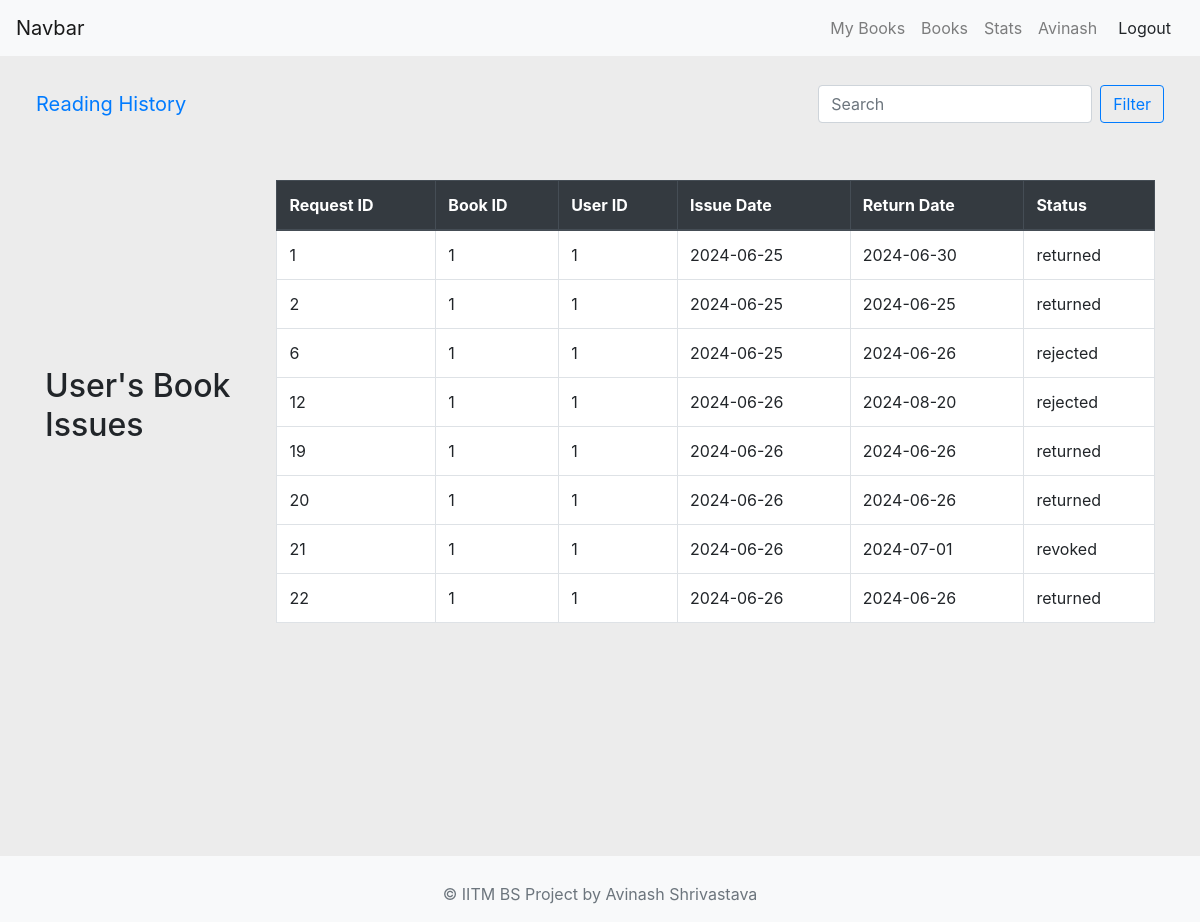
Page /viewbookhistory/1/1 on the committed database.
### application/models.py (models this page shows)
class User(db.Model):
    id = db.Column(db.Integer, primary_key=True)
    name = db.Column(db.String(100), nullable=False)
    role = db.Column(db.String(20), default = 'user') # librarian or student
    password = db.Column(db.String(100), nullable=False)
    books = db.relationship('Book', backref='users', lazy=True, secondary = 'book_issue') # relationship with Book

class BookIssue(db.Model):
    request_id = db.Column(db.Integer, primary_key=True)
    book_id = db.Column(db.Integer, db.ForeignKey('book.id'), nullable=False)
    user_id = db.Column(db.Integer, db.ForeignKey('user.id'), nullable=False)
    issue_date = db.Column(db.DateTime, nullable=True)
    return_date = db.Column(db.DateTime, nullable=True)
    status = db.Column(db.String(20), default='available')  # available, issued, or hold, or returned
    feedback = db.Column(db.Text, nullable=True)
    book = db.relationship('Book', backref='issues', lazy=True)
    user = db.relationship('User', backref='book_issues', lazy=True)

### application/controllers.py (the view)
@app.route('/viewbookhistory/<int:user_id>/<int:book_id>', methods=['GET', 'POST'])
def view_book_history(user_id, book_id):
    book_issues = BookIssue.query.filter_by(user_id=user_id, book_id=book_id).all()
    user = User.query.get(user_id)
    return render_template('user_book_history.html', book_issues=book_issues, user = user)

### templates/user_book_history.html (shortened to what this page needs)
<!DOCTYPE html>
<html lang="en">
<head>
    <link rel="stylesheet" href="../static/css/dashboard.css">
    <link rel="stylesheet" href="https://cdn.jsdelivr.net/npm/bootstrap@4.6.2/dist/css/bootstrap.min.css"
>
</head>
<body>
  <nav class="navbar navbar-expand-md navbar-light bg-light">
    <a class="navbar-brand" href="#">Navbar</a>
    <div class="collapse navbar-collapse justify-content-end" id="navbarNavAltMarkup">
      <div class="navbar-nav">
        <a class="nav-link" href="/user/{{user.id}}">My Books</a>
        <a class="nav-link" href="/books{{user.id}}">Books</a>
        <a class="nav-link" href="/userstats">Stats</a>
        <a class="nav-link" href="/userprofile/{{user.id}}">{{user.name}}</a>
      </div>
      <div class="d-flex align-items-center">
        <a href="/login" class="btn btn-light">Logout</a>
      </div>
    </div>
  </nav>
    <div class="main">
        <div class="navbar">
            <a class="navbar-brand">Reading History</a>
            <form class="form-inline">
                <input class="form-control mr-sm-2" type="search" placeholder="Search" aria-label="Search">
                <button class="btn btn-outline-primary my-2 my-sm-0" type="submit">Filter</button>
            </form>
        </div>
        <div class="container mt-5">
            <h2>User's Book Issues</h2>
            <div class="table-responsive">
                <table class="table table-bordered table-hover">
                    <thead class="thead-dark">
                        <tr>
                            <th>Request ID</th>
                            <th>Book ID</th>
                            <th>User ID</th>
                            <th>Issue Date</th>
                            <th>Return Date</th>
                            <th>Status</th>
                        </tr>
                    </thead>
                    <tbody>
                        {% for issue in book_issues %}
                        <tr>
                            <td>{{ issue.request_id }}</td>
                            <td>{{ issue.book_id }}</td>
                            <td>{{ issue.user_id }}</td>
                            <td>{{ issue.issue_date.strftime('%Y-%m-%d') if issue.issue_date else 'N/A' }}</td>
                            <td>{{ issue.return_date.strftime('%Y-%m-%d') if issue.return_date else 'N/A' }}</td>
                            <td>{{ issue.status }}</td>
                        </tr>
                        {% else %}
                        <tr>
                            <td colspan="6" class="text-center">No book issues found</td>
                        </tr>
                        {% endfor %}
                    </tbody>
                </table>
            </div>
        </div>
    </div>
  <footer class="footer mt-auto py-3 bg-light">
    <div class="container text-center">
      <span class="text-muted">&copy; IITM BS Project by Avinash Shrivastava</span>
    </div>
  </footer>
</body>
</html>

### static/css/dashboard.css (style rules this page uses)
.main { min-height: 100vh; background: #ececec; padding:20px; }
table { background-color: #fff; }
.container { display: flex; align-items: center; justify-content: center }
input { height: 45px; background: transparent; border: none; border-bottom: 1px solid rgba(0,0,0,0.2); outline: none; color: #40414a; padding: 10px; }
.container { margin-top: 10px; }

### rows in the picture
User: name "Avinash"
BookIssue: request_id "1", book_id "1", user_id "1", issue_date "2024-06-25", return_date "2024-06-30", status "returned"
BookIssue: request_id "2", book_id "1", user_id "1", issue_date "2024-06-25", return_date "2024-06-25", status "returned"
BookIssue: request_id "6", book_id "1", user_id "1", issue_date "2024-06-25", return_date "2024-06-26", status "rejected"
BookIssue: request_id "12", book_id "1", user_id "1", issue_date "2024-06-26", return_date "2024-08-20", status "rejected"
BookIssue: request_id "19", book_id "1", user_id "1", issue_date "2024-06-26", return_date "2024-06-26", status "returned"
BookIssue: request_id "20", book_id "1", user_id "1", issue_date "2024-06-26", return_date "2024-06-26", status "returned"
BookIssue: request_id "21", book_id "1", user_id "1", issue_date "2024-06-26", return_date "2024-07-01", status "revoked"
BookIssue: request_id "22", book_id "1", user_id "1", issue_date "2024-06-26", return_date "2024-06-26", status "returned"
